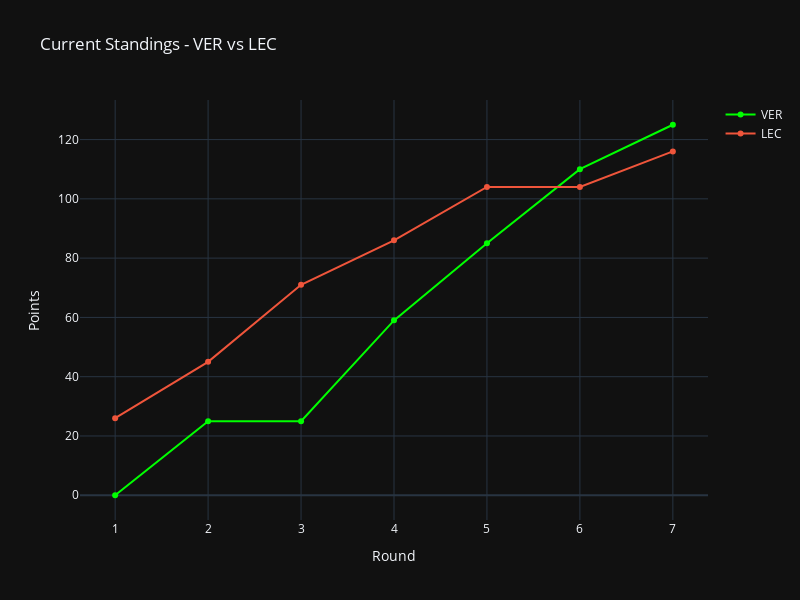

The notebook cell saved with this chart:
### Code cell
fig = go.Figure()

fig.add_trace(go.Scatter(x=df_drivers_line['Round'], y=df_drivers_line[driver_1], name=driver_1, line_color='#00ff00'))
fig.add_trace(go.Scatter(x=df_drivers_line['Round'], y=df_drivers_line[driver_2], name=driver_2))

fig.update_layout(width= 800, height = 600, title_text=f"Current Standings - {driver_1} vs {driver_2}", xaxis_title="Round", yaxis_title="Points")
fig.show()

### Figure 1 — Plotly figure (JSON) as saved in the notebook; plotly's stock layout.template omitted (floating-point values rounded to 4 significant figures)
{"data": [{"line": {"color": "#00ff00"}, "name": "VER", "type": "scatter", "x": [1, 2, 3, 4, 5, 6, 7], "y": [0, 25, 25, 59, 85, 110, 125]}, {"name": "LEC", "type": "scatter", "x": [1, 2, 3, 4, 5, 6, 7], "y": [26, 45, 71, 86, 104, 104, 116]}], "layout": {"height": 600, "title": {"text": "Current Standings - VER vs LEC"}, "width": 800, "xaxis": {"title": {"text": "Round"}}, "yaxis": {"title": {"text": "Points"}}}}
